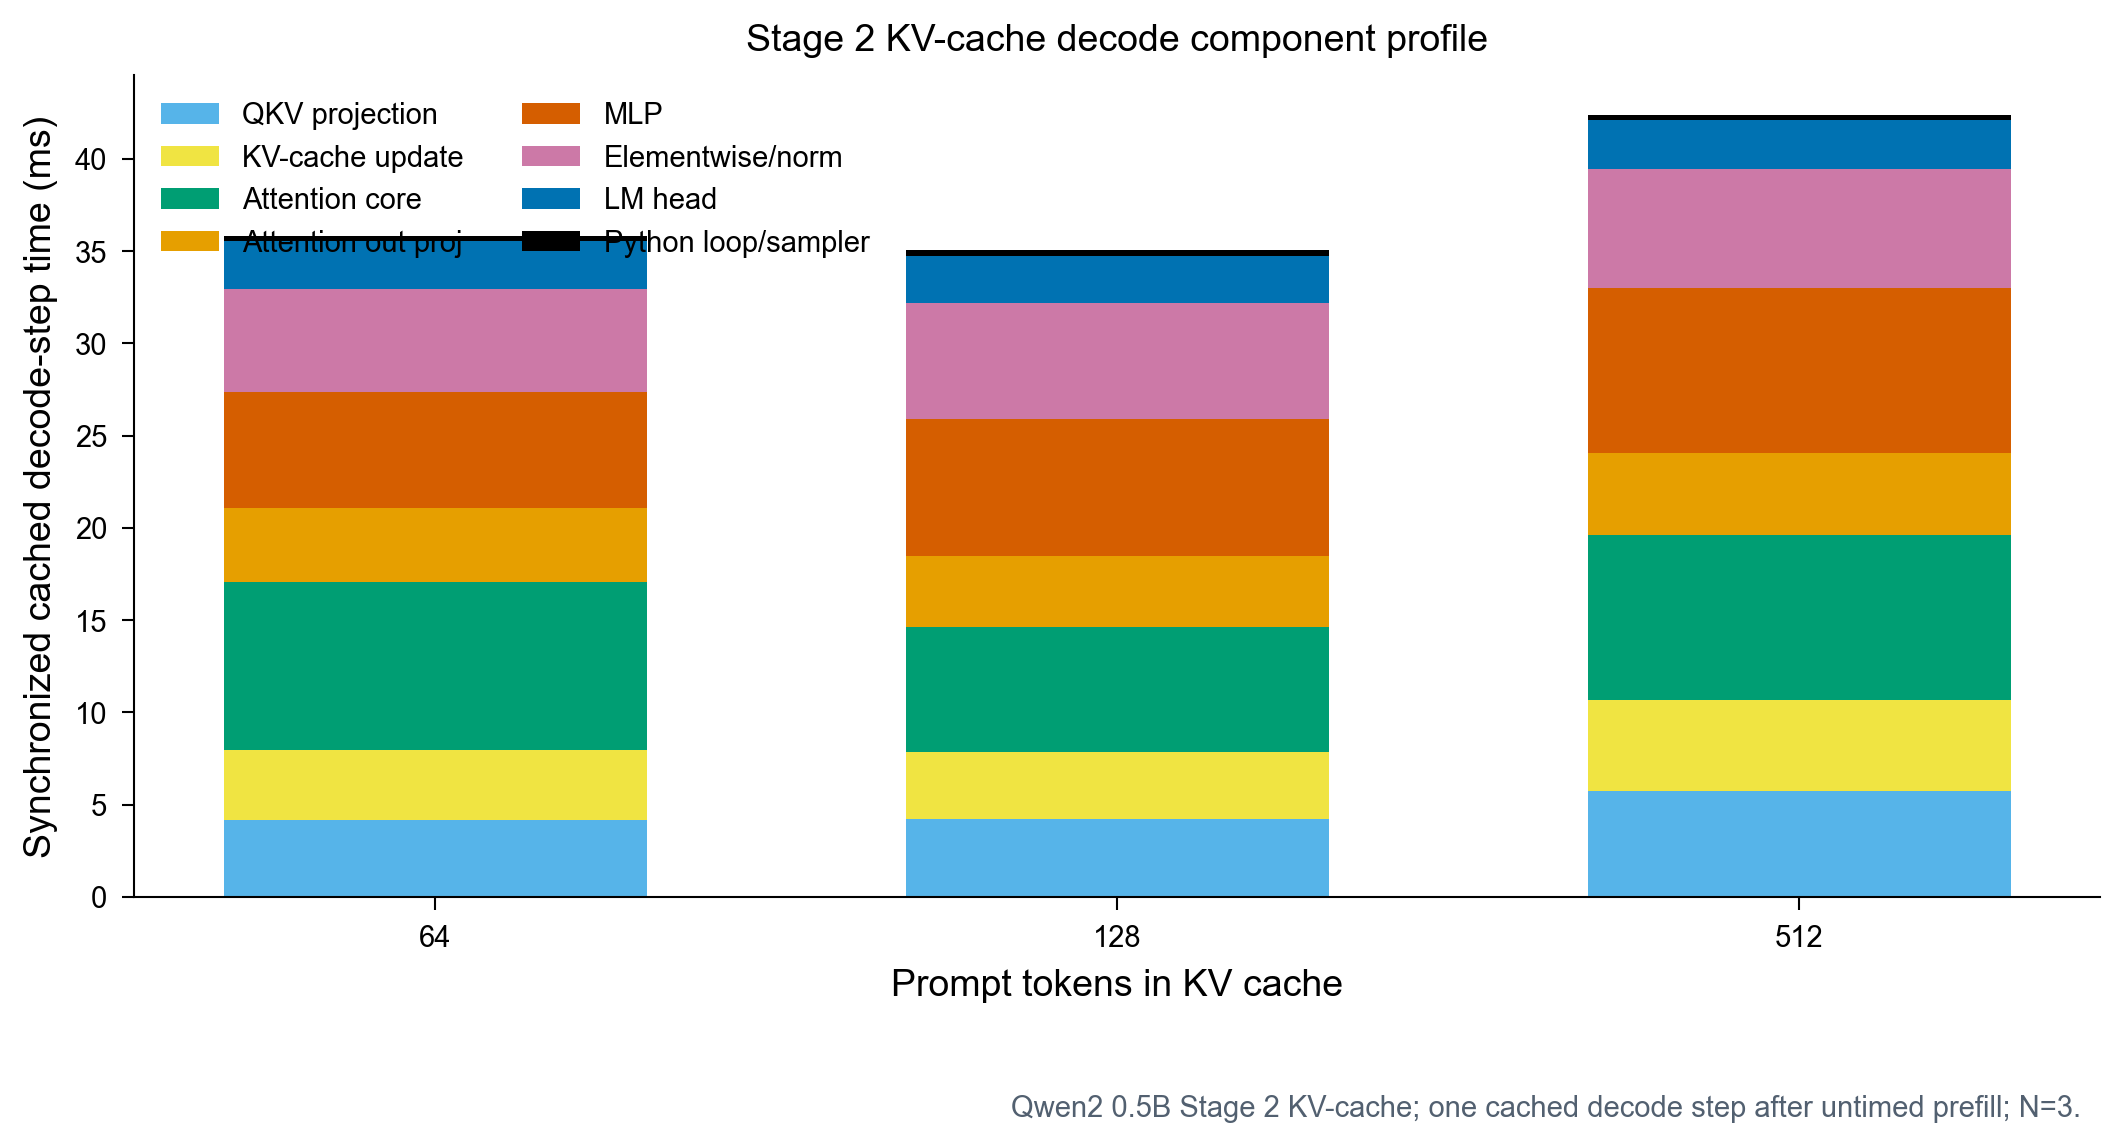

The script that drew this image:
"""
Component-level timing for the Stage 2 KV-cache decode path.

The profiler measures one cached decode step after an untimed prefill. Each
profile repetition creates a fresh KV cache, materializes it, then times the
next-token decode step with synchronized MLX timings.

Default run:
    pdm run python benches/stage2_decode_component_profile.py

Outputs:
    benches/stage2_decode_component_profile_results.csv
    benches/stage2_decode_component_profile_summary.csv
    benches/stage2_decode_component_profile.png
    benches/stage2_decode_component_profile.pdf
    benches/stage2_decode_component_profile.svg
    benches/stage2_decode_component_profile.tiff
"""

from __future__ import annotations

import argparse
import csv
import statistics
import sys
from collections import defaultdict
from dataclasses import dataclass
from pathlib import Path
from random import Random
from time import perf_counter
from typing import Callable

import matplotlib.pyplot as plt
import mlx.core as mx
from mlx_lm import load


ROOT = Path(__file__).resolve().parent.parent
SRC = ROOT / "src"
SKILL_DIR = Path.home() / ".codex" / "skills" / "scientific-visualization"
sys.path.insert(0, str(SRC))
sys.path.insert(0, str(SKILL_DIR / "scripts"))
sys.path.insert(0, str(SKILL_DIR / "assets"))

from color_palettes import OKABE_ITO  # noqa: E402
from figure_export import save_publication_figure  # noqa: E402
from style_presets import apply_publication_style  # noqa: E402
from tiny_llm import models  # noqa: E402
from tiny_llm.attention import flash_attention, scaled_dot_product_attention_grouped  # noqa: E402
from tiny_llm.basics import silu  # noqa: E402
from tiny_llm.kv_cache import TinyKvFullCache  # noqa: E402
from tiny_llm.quantize import quantized_linear  # noqa: E402


OUT_RESULTS = ROOT / "benches" / "stage2_decode_component_profile_results.csv"
OUT_SUMMARY = ROOT / "benches" / "stage2_decode_component_profile_summary.csv"
OUT_FIG = ROOT / "benches" / "stage2_decode_component_profile"

RESULT_FIELDS = [
    "model",
    "prompt_len",
    "decode_offset",
    "rep",
    "component",
    "seconds",
    "notes",
]

SUMMARY_FIELDS = [
    "model",
    "prompt_len",
    "decode_offset",
    "component",
    "mean_ms",
    "stdev_ms",
    "share_pct",
    "n",
    "notes",
]

PLOT_GROUPS = [
    ("qkv_projection", "QKV projection"),
    ("kv_cache_update", "KV-cache update"),
    ("attention_core", "Attention core"),
    ("attention_out_projection", "Attention out proj"),
    ("mlp", "MLP"),
    ("elementwise", "Elementwise/norm"),
    ("lm_head", "LM head"),
    ("outer_loop", "Python loop/sampler"),
]

PLOT_COMPONENTS = [name for name, _ in PLOT_GROUPS]

COMPONENT_TO_PLOT = {
    "qkv_projection": "qkv_projection",
    "kv_cache_update": "kv_cache_update",
    "attention_core": "attention_core",
    "attention_out_projection": "attention_out_projection",
    "mlp": "mlp",
    "embedding": "elementwise",
    "elementwise_norm": "elementwise",
    "elementwise_rope_reshape": "elementwise",
    "elementwise_residual": "elementwise",
    "lm_head": "lm_head",
    "outer_loop_token_prep": "outer_loop",
    "outer_loop_sampler": "outer_loop",
    "outer_loop_misc": "outer_loop",
}


@dataclass
class ProfileCase:
    prompt_len: int
    prompt: mx.array


def parse_args() -> argparse.Namespace:
    parser = argparse.ArgumentParser(
        description="Profile coarse components of Stage 2 KV-cache decode."
    )
    parser.add_argument("--model", default="qwen2-0.5b")
    parser.add_argument("--prompt-lens", default="64,128,512")
    parser.add_argument("--reps", type=int, default=3)
    parser.add_argument("--warmup", type=int, default=1)
    parser.add_argument("--seed", type=int, default=0)
    parser.add_argument("--device", choices=["gpu", "cpu"], default="gpu")
    return parser.parse_args()


def parse_prompt_lens(value: str) -> list[int]:
    prompt_lens = [int(x.strip()) for x in value.split(",") if x.strip()]
    if not prompt_lens:
        raise ValueError("--prompt-lens must contain at least one integer")
    if any(x <= 0 for x in prompt_lens):
        raise ValueError("--prompt-lens entries must be positive")
    return prompt_lens


def arrays_in(value) -> list[mx.array]:
    arrays: list[mx.array] = []
    if isinstance(value, mx.array):
        arrays.append(value)
    elif isinstance(value, (tuple, list)):
        for item in value:
            arrays.extend(arrays_in(item))
    return arrays


def eval_value(value):
    arrays = arrays_in(value)
    if arrays:
        mx.eval(*arrays)
    return value


def timed(
    acc: dict[str, float],
    component: str,
    fn: Callable[[], object],
):
    t0 = perf_counter()
    value = fn()
    eval_value(value)
    acc[component] += perf_counter() - t0
    return value


def materialize_cache(cache: list[TinyKvFullCache]) -> None:
    arrays: list[mx.array] = []
    for layer_cache in cache:
        if layer_cache.key_values is None:
            continue
        key, value = layer_cache.key_values
        arrays.extend([key, value])
    if arrays:
        mx.eval(*arrays)


def build_cases(
    *,
    prompt_lens: list[int],
    vocab_size: int,
    eos_token_id: int,
    seed: int,
) -> list[ProfileCase]:
    rng = Random(seed)
    low = 256 if vocab_size > 512 else 0
    high = vocab_size - 1
    cases: list[ProfileCase] = []
    for prompt_len in prompt_lens:
        ids: list[int] = []
        for _ in range(prompt_len):
            token_id = rng.randint(low, high)
            if token_id == eos_token_id:
                token_id = token_id - 1 if token_id > low else token_id + 1
            ids.append(token_id)
        cases.append(ProfileCase(prompt_len=prompt_len, prompt=mx.array(ids, dtype=mx.int32)))
    return cases


def prefill_cache(model, case: ProfileCase) -> tuple[list[TinyKvFullCache], mx.array]:
    cache = [TinyKvFullCache() for _ in range(model.num_hidden_layers)]
    logits = model(case.prompt[None, :], 0, cache)
    token = mx.argmax(logits[:, -1, :], axis=-1)
    mx.eval(token)
    materialize_cache(cache)
    return cache, token


def timed_attention(
    attn,
    x: mx.array,
    offset: int,
    cache: TinyKvFullCache,
    mask: str | mx.array | None,
    acc: dict[str, float],
) -> mx.array:
    B, L, _ = x.shape

    def qkv_ops():
        q = quantized_linear(x, attn.wq, attn.bq).reshape(
            B, L, attn.num_heads, attn.head_dim
        )
        k = quantized_linear(x, attn.wk, attn.bk).reshape(
            B, L, attn.num_kv_heads, attn.head_dim
        )
        v = quantized_linear(x, attn.wv, attn.bv).reshape(
            B, L, attn.num_kv_heads, attn.head_dim
        )
        return q, k, v

    q, k, v = timed(acc, "qkv_projection", qkv_ops)

    def rope_and_layout_ops():
        offset_slice = [slice(offset, offset + L)]
        q2 = attn.rope(q, offset=offset_slice)
        k2 = attn.rope(k, offset=offset_slice)
        q2 = q2.transpose(0, 2, 1, 3)
        k2 = k2.transpose(0, 2, 1, 3)
        v2 = v.transpose(0, 2, 1, 3)
        return q2, k2, v2

    q, k, v = timed(acc, "elementwise_rope_reshape", rope_and_layout_ops)

    def cache_ops():
        return cache.update_and_fetch(k, v, mask_length=L, mask=mask)

    k, v, _, mask = timed(acc, "kv_cache_update", cache_ops)

    def attention_ops():
        if attn.use_flash_attention:
            return flash_attention(
                q.astype(mx.float32),
                k.astype(mx.float32),
                v.astype(mx.float32),
                scale=attn.scale,
                mask=mask,
            ).astype(x.dtype)
        return scaled_dot_product_attention_grouped(
            q.astype(mx.float32),
            k.astype(mx.float32),
            v.astype(mx.float32),
            scale=attn.scale,
            mask=mask,
        ).astype(x.dtype)

    y = timed(acc, "attention_core", attention_ops)
    y = timed(
        acc,
        "elementwise_rope_reshape",
        lambda: y.transpose(0, 2, 1, 3).reshape(B, L, attn.hidden_size),
    )
    return timed(acc, "attention_out_projection", lambda: quantized_linear(y, attn.wo))


def timed_mlp(mlp, x: mx.array, acc: dict[str, float]) -> mx.array:
    def mlp_ops():
        gate = quantized_linear(x, mlp.w_gate)
        up = quantized_linear(x, mlp.w_up)
        return quantized_linear(silu(gate) * up, mlp.w_down)

    return timed(acc, "mlp", mlp_ops)


def timed_forward(
    model,
    inputs: mx.array,
    offset: int,
    cache: list[TinyKvFullCache],
    acc: dict[str, float],
) -> mx.array:
    h = timed(acc, "embedding", lambda: model.embedding(inputs))
    for layer_idx, layer in enumerate(model.layers_inner):
        attn_in = timed(acc, "elementwise_norm", lambda: layer.input_layernorm(h))
        attn_out = timed_attention(
            layer.self_attn,
            attn_in,
            offset,
            cache[layer_idx],
            "causal",
            acc,
        )
        h = timed(acc, "elementwise_residual", lambda: h + attn_out)
        mlp_in = timed(acc, "elementwise_norm", lambda: layer.post_attention_layernorm(h))
        mlp_out = timed_mlp(layer.mlp, mlp_in, acc)
        h = timed(acc, "elementwise_residual", lambda: h + mlp_out)
    h = timed(acc, "elementwise_norm", lambda: model.norm(h))
    if model.w_lm_head is not None:
        return timed(acc, "lm_head", lambda: quantized_linear(h, model.w_lm_head))
    return timed(acc, "lm_head", lambda: model.embedding.as_linear(h))


def profile_decode_step(model, case: ProfileCase) -> tuple[dict[str, float], float]:
    cache, token = prefill_cache(model, case)
    acc: dict[str, float] = defaultdict(float)
    t_loop = perf_counter()
    decode_input = timed(acc, "outer_loop_token_prep", lambda: token.astype(mx.int32))
    logits = timed_forward(model, decode_input[None, :], case.prompt_len, cache, acc)
    _ = timed(acc, "outer_loop_sampler", lambda: mx.argmax(logits[:, -1, :], axis=-1))
    loop_wall = perf_counter() - t_loop
    measured = sum(acc.values())
    acc["outer_loop_misc"] += max(0.0, loop_wall - measured)
    return dict(acc), loop_wall


def rows_for_rep(
    *,
    model: str,
    case: ProfileCase,
    rep: int,
    acc: dict[str, float],
    loop_wall: float,
) -> list[dict[str, str]]:
    rows = []
    for component, seconds in sorted(acc.items()):
        rows.append(
            {
                "model": model,
                "prompt_len": str(case.prompt_len),
                "decode_offset": str(case.prompt_len),
                "rep": str(rep),
                "component": component,
                "seconds": f"{seconds:.9f}",
                "notes": "synchronized cached decode component timing",
            }
        )
    rows.append(
        {
            "model": model,
            "prompt_len": str(case.prompt_len),
            "decode_offset": str(case.prompt_len),
            "rep": str(rep),
            "component": "outer_loop_wall",
            "seconds": f"{loop_wall:.9f}",
            "notes": "wall time for one cached decode iteration",
        }
    )
    return rows


def summarize(rows: list[dict[str, str]]) -> list[dict[str, str]]:
    values: dict[tuple[str, str, str, str], list[float]] = defaultdict(list)
    for row in rows:
        component = row["component"]
        if component == "outer_loop_wall":
            continue
        plot_component = COMPONENT_TO_PLOT.get(component, component)
        key = (row["model"], row["prompt_len"], row["decode_offset"], plot_component)
        values[key].append(float(row["seconds"]) * 1000.0)

    totals: dict[tuple[str, str, str], float] = defaultdict(float)
    for (model, prompt_len, decode_offset, _), vals in values.items():
        totals[(model, prompt_len, decode_offset)] += statistics.mean(vals)

    summary_rows = []
    for key in sorted(values, key=lambda x: (int(x[1]), PLOT_COMPONENTS.index(x[3]))):
        model, prompt_len, decode_offset, component = key
        vals = values[key]
        mean_ms = statistics.mean(vals)
        stdev_ms = statistics.stdev(vals) if len(vals) > 1 else 0.0
        total = totals[(model, prompt_len, decode_offset)]
        share = 100.0 * mean_ms / total if total > 0 else 0.0
        summary_rows.append(
            {
                "model": model,
                "prompt_len": prompt_len,
                "decode_offset": decode_offset,
                "component": component,
                "mean_ms": f"{mean_ms:.6f}",
                "stdev_ms": f"{stdev_ms:.6f}",
                "share_pct": f"{share:.3f}",
                "n": str(len(vals)),
                "notes": "aggregated from synchronized cached decode timings",
            }
        )
    return summary_rows


def write_csv(path: Path, rows: list[dict[str, str]], fields: list[str]) -> None:
    with path.open("w", newline="") as f:
        writer = csv.DictWriter(f, fieldnames=fields)
        writer.writeheader()
        writer.writerows(rows)


def plot_summary(summary_rows: list[dict[str, str]]) -> None:
    apply_publication_style("default")
    by_prompt: dict[int, dict[str, float]] = defaultdict(dict)
    for row in summary_rows:
        prompt_len = int(row["prompt_len"])
        by_prompt[prompt_len][row["component"]] = float(row["mean_ms"])

    prompt_lens = sorted(by_prompt)
    x = list(range(len(prompt_lens)))
    colors = [
        OKABE_ITO["sky_blue"],
        OKABE_ITO["yellow"],
        OKABE_ITO["bluish_green"],
        OKABE_ITO["orange"],
        OKABE_ITO["vermillion"],
        OKABE_ITO["reddish_purple"],
        OKABE_ITO["blue"],
        OKABE_ITO["black"],
    ]

    fig, ax = plt.subplots(figsize=(7.1, 3.9))
    bottoms = [0.0] * len(prompt_lens)
    for (component, label), color in zip(PLOT_GROUPS, colors, strict=True):
        values = [by_prompt[p].get(component, 0.0) for p in prompt_lens]
        ax.bar(x, values, bottom=bottoms, label=label, color=color, width=0.62)
        bottoms = [a + b for a, b in zip(bottoms, values, strict=True)]

    ax.set_xticks(x)
    ax.set_xticklabels([str(p) for p in prompt_lens])
    ax.set_xlabel("Prompt tokens in KV cache")
    ax.set_ylabel("Synchronized cached decode-step time (ms)")
    ax.set_title("Stage 2 KV-cache decode component profile")
    ax.legend(ncol=2, loc="upper left", frameon=False)
    ax.spines["top"].set_visible(False)
    ax.spines["right"].set_visible(False)
    ax.text(
        0.99,
        -0.24,
        "Qwen2 0.5B Stage 2 KV-cache; one cached decode step after untimed prefill; N=3.",
        transform=ax.transAxes,
        ha="right",
        va="top",
        fontsize=7,
        color="#526070",
    )
    fig.tight_layout(pad=0.8)
    save_publication_figure(
        fig,
        OUT_FIG,
        formats=["png", "pdf", "svg", "tiff"],
        dpi=300,
        pad_inches=0.08,
    )
    plt.close(fig)


def main() -> None:
    args = parse_args()
    prompt_lens = parse_prompt_lens(args.prompt_lens)
    model_name = models.shortcut_name_to_full_name(args.model)
    print(f"Loading {model_name} for Stage 2 KV-cache component profiling")
    mlx_model, tokenizer = load(model_name)

    stream = mx.gpu if args.device == "gpu" else mx.cpu
    with mx.stream(stream):
        model = models.dispatch_model(model_name, mlx_model, week=2)
        cases = build_cases(
            prompt_lens=prompt_lens,
            vocab_size=mlx_model.args.vocab_size,
            eos_token_id=tokenizer.eos_token_id,
            seed=args.seed,
        )

        for case in cases:
            for _ in range(args.warmup):
                profile_decode_step(model, case)

        rows: list[dict[str, str]] = []
        for case in cases:
            print(f"Profiling prompt_len={case.prompt_len}, decode_offset={case.prompt_len}")
            for rep in range(1, args.reps + 1):
                acc, loop_wall = profile_decode_step(model, case)
                rows.extend(
                    rows_for_rep(
                        model=args.model,
                        case=case,
                        rep=rep,
                        acc=acc,
                        loop_wall=loop_wall,
                    )
                )

    summary_rows = summarize(rows)
    write_csv(OUT_RESULTS, rows, RESULT_FIELDS)
    write_csv(OUT_SUMMARY, summary_rows, SUMMARY_FIELDS)
    plot_summary(summary_rows)

    print("Stage 2 KV-cache decode component profile")
    print("-" * 84)
    for prompt_len in prompt_lens:
        subset = [r for r in summary_rows if int(r["prompt_len"]) == prompt_len]
        total = sum(float(r["mean_ms"]) for r in subset)
        print(f"prompt={prompt_len:4d} total={total:8.2f} ms")
        for row in subset:
            print(
                f"  {row['component']:<26} "
                f"{float(row['mean_ms']):8.2f} ms "
                f"{float(row['share_pct']):6.1f}%"
            )
    print("-" * 84)
    print(f"Raw CSV     -> {OUT_RESULTS}")
    print(f"Summary CSV -> {OUT_SUMMARY}")
    print(f"Figure      -> {OUT_FIG}.png/.pdf/.svg/.tiff")


if __name__ == "__main__":
    main()
